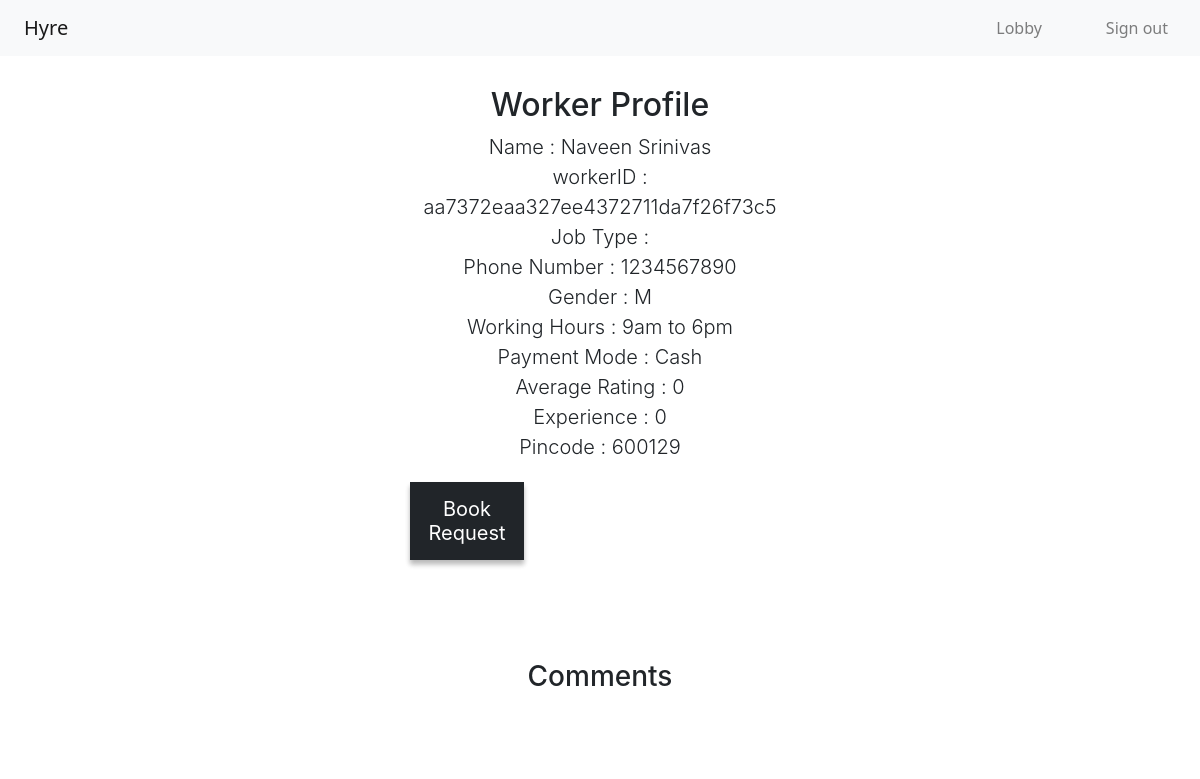
The page /workerProfile.php?workerID=aa7372eaa327ee4372711da7f26f73c5 (signed in) on the database as committed earlier.
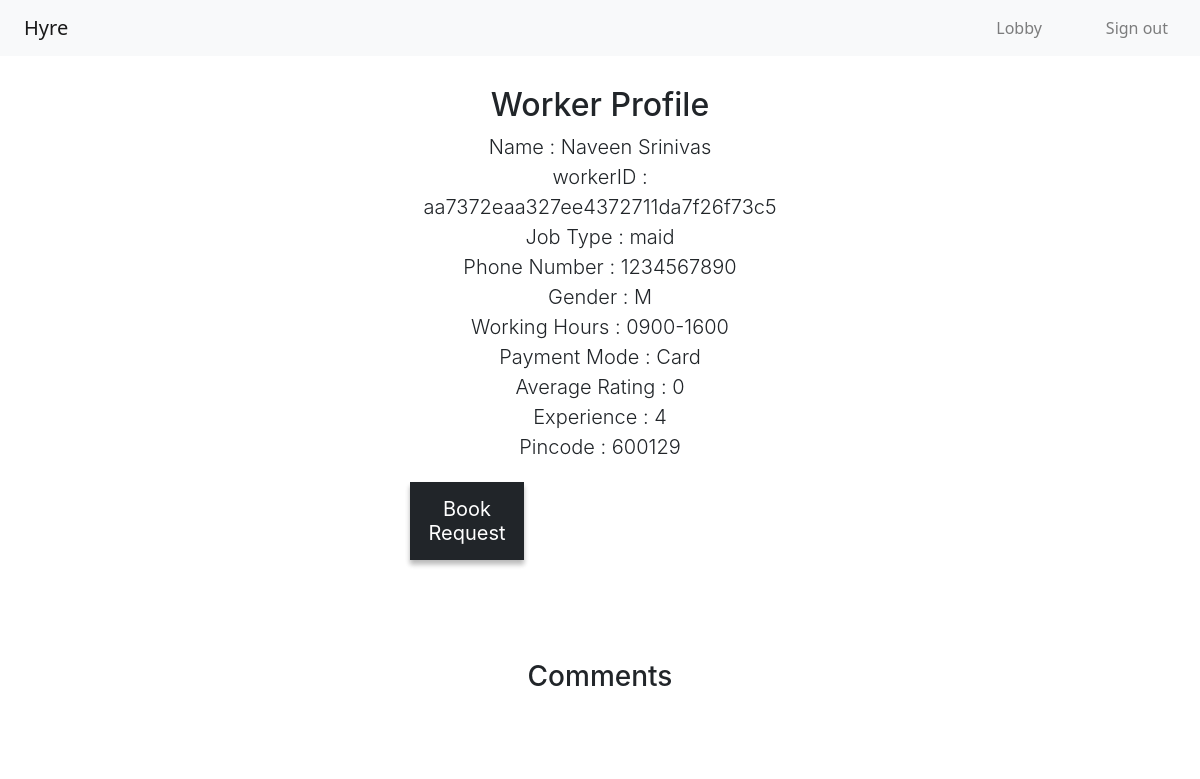
The same page on the database as committed later.
### tables this page shows
CREATE TABLE `worker` (
  `workerID` varchar(32) NOT NULL,
  `workerName` varchar(30) NOT NULL,
  `jobType` varchar(30) NOT NULL,
  `workingHours` varchar(20) NOT NULL DEFAULT '9am to 6pm',
  `experience` tinyint(11) NOT NULL,
  `paymentMode` varchar(50) NOT NULL DEFAULT 'Cash',
  `photo` blob NOT NULL,
  `reputationCount` int(11) NOT NULL DEFAULT 0,
  `averageRating` float NOT NULL DEFAULT 0
);

CREATE TABLE `account` (
  `name` varchar(30) NOT NULL,
  `phoneNumber` bigint(10) NOT NULL,
  `gender` char(1) NOT NULL DEFAULT 'M',
  `dOB` date NOT NULL,
  `pincode` int(6) NOT NULL,
  `aadhaar` bigint(16) NOT NULL,
  `password` varchar(32) NOT NULL,
  `userType` char(1) NOT NULL DEFAULT 'W',
  `ID` varchar(32) NOT NULL,
  `accountStatus` tinyint(4) NOT NULL DEFAULT 1,
  `reportCount` smallint(6) NOT NULL DEFAULT 0
);

### workerProfile.php (the view, shortened to what this page needs)
<?php
include 'config.php' ;
if( $_SESSION['userType'] ){
    $workerID = "" ;
    if( isset($_GET['workerID']) ){
        $workerID = $_GET['workerID'] ;
    }
    $selectWorkers = "SELECT * FROM worker,account where worker.workerID=account.ID and workerID = '$workerID' ";
    $result = mysqli_query( $conn, $selectWorkers ) ;
    $row = mysqli_fetch_assoc($result) ;
    $workerID = $row['workerID'] ;
    $name = $row['workerName'] ;
    $jobType = $row['jobType'] ;
    $workingHours = $row['workingHours'] ;
    $phoneNumber = $row['phoneNumber'] ;
    $gender = $row['gender'] ;
    $averageRating = $row['averageRating'] ;
    $paymentMode = $row['paymentMode'] ;
    $experience = $row['experience'] ;
    $pincode = $row['pincode'] ;
?>
<!DOCTYPE html>
<html>
    <head>
        <link rel="stylesheet" type="text/css" href="1Level/darkTheme.css">
        <link rel="stylesheet" href="https://cdn.jsdelivr.net/npm/bootstrap@4.0.0/dist/css/bootstrap.min.css">
    <link href="https://cdn.jsdelivr.net/npm/bootstrap@5.2.0-beta1/dist/css/bootstrap.min.css" rel="stylesheet">
    </head>
    <body>
    <nav class="navbar navbar-expand-lg navbar-light bg-light">
        <a class="navbar-brand ms-4" href="">Hyre</a>
        <div class="collapse navbar-collapse" id="#navbarToggleButton">
        <ul class="navbar-nav px-4 ms-auto">
            <li class="nav-item"><a class="nav-link" href='mainlobby.php'>Lobby</a></li>
        </ul>
        <ul class="navbar-nav px-4">
            <li class="nav-item"><a class="nav-link" href='logout.php'>Sign out</a></li>
        </ul>
        </div>
    </nav>
            <div class="form">
                <h2 style='text-align:center'>Worker Profile</h2>
                <?php
                echo "<p>Name : $name<br> workerID : $workerID<br>";
                echo "Job Type : $jobType<br> Phone Number : $phoneNumber<br>Gender : $gender<br>Working Hours : $workingHours<br>" ;
                echo "Payment Mode : $paymentMode<br>Average Rating : $averageRating<br>Experience : $experience<br>Pincode : $pincode<br>" ;
                if( $_SESSION['userType'] == "C" ){
                    echo "<div><h3 style='font-size:1.25rem;font-weight:300; margin-top:20px; margin-bottom:20px'><a href='book.php?workerID=$workerID' id='submit-button'><button>Book Request</button></a></h3></div>" ;
                }
                else{
                    ?>
                    <div><button type="button" onclick="location.href='editWorkerDetails.php'" name="editWorkerDetails" id="submit-button" style="margin-top:15px;  border-radius:5px">Edit</button></div>
                    <?php
                }
                ?>
            </div>
            <div class="form">
                <h3 style='text-align:center'>Comments</h3>
            </div>
    </body>
 </html>
 <?php
    }
    else{
        header("location:index.html") ;
    }
?>

### 1Level/darkTheme.css (style rules this page uses)
h2 { font-weight: 400; margin-bottom: 35px; color: rgb(33, 37, 41); font-family: -apple-system,system-ui,BlinkMacSystemFont,"Segoe UI",Roboto,"Helvetica Neue",Arial,sans-serif; text-align: center; margin-bottom: 10px; }
body { background-color: rgb(255, 255, 255); }
.form { margin: auto; padding-left: 50px; padding-right: 50px; padding-bottom: 50px; padding-top: 30px; background-color: white; min-height: xxx; overflow: hidden; width: 40%; border-radius: 15px; font-family: -apple-system,system-ui,BlinkMacSystemFont,"Segoe UI",Roboto,"Helvetica Neue",Arial,sans-serif; line-height: 180%; color: rgb(33, 37, 41); font-size: 17px; font-size: 1.25rem; font-weight: 300; }
h3 { font-family: -apple-system,system-ui,BlinkMacSystemFont,"Segoe UI",Roboto,"Helvetica Neue",Arial,sans-serif; font-weight: normal; font-stretch: narrower; color: rgb(33, 37, 41); font-size:1.25rem; }
button { font-size: 17px; padding: 15px; top:50%; background-color: rgb(33, 37, 41); color: white; border: none; border-radius: 5px; box-shadow: 0 4px 5px 0 rgba(0,0,0,0.2), 0 5px 5px 0 rgba(0,0,0,0.1); font-family: -apple-system,system-ui,BlinkMacSystemFont,"Segoe UI",Roboto,"Helvetica Neue",Arial,sans-serif; color: rgb(255, 255, 255); width: 30%; }
::placeholder { color: rgb(198, 198, 198); }
#submit-button { width: 100%; }
p { color: rgb(33, 37, 41); text-align: center; font-size: 20px; line-height: 30px; font-family: -apple-system,system-ui,BlinkMacSystemFont,"Segoe UI",Roboto,"Helvetica Neue",Arial,sans-serif; }
* { -webkit-box-sizing: border-box; -moz-box-sizing: border-box; box-sizing: border-box; }
button { transition-duration: 0.4s; }
a, a:hover, a:focus, a:active { text-decoration: none; color: inherit; }

Rows that differ between the two databases and show on the page:
changed worker "Naveen Srinivas": jobType (not shown) → "maid"; workingHours "9am to 6pm" → "0900-1600"; paymentMode "Cash" → "Card"; experience "0" → "4"
